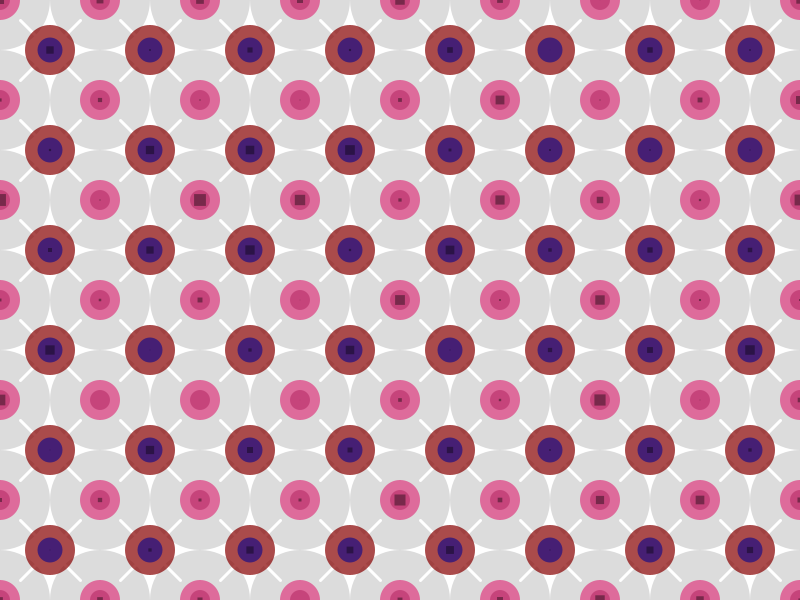
Frame 1 (no input)
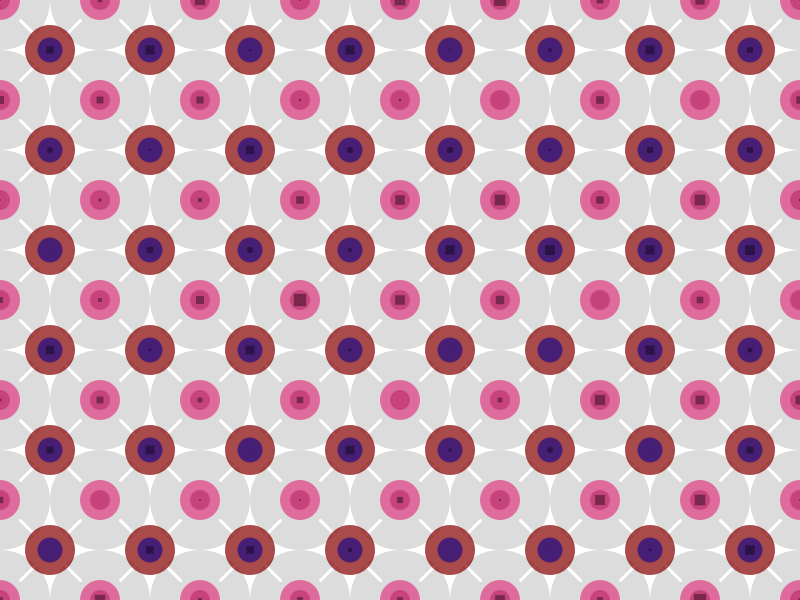
Frame 60 (the mouse pressed at the canvas centre just before this capture)
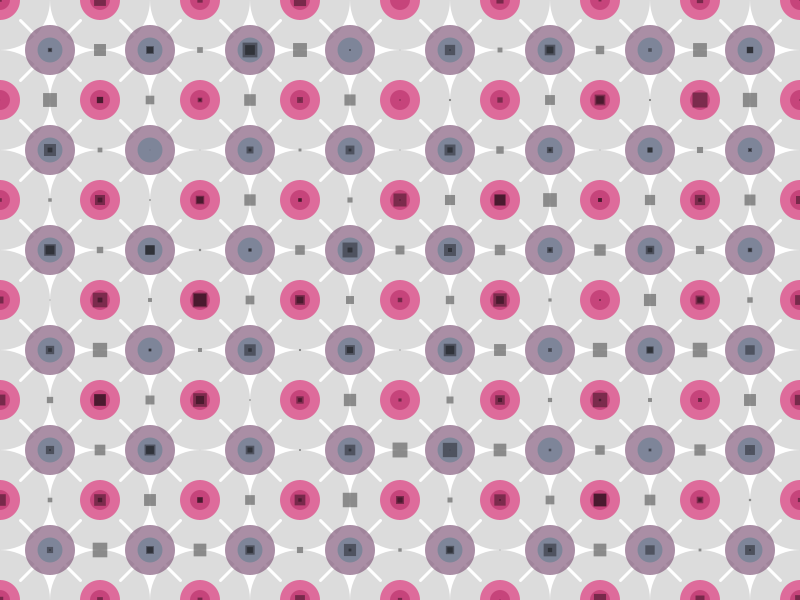
Frame 120 (the mouse held since frame 60 and released just before this capture)

The Processing sketch that drew these frames (run headless with seeded random() and noise(); from frame 60 on, the mouse is pressed at the canvas centre):

// Processing sketch: s05t00Javiera
// ── s05t00Javiera.pde
// Expresión Digital II - Diseño Digital - UDD - 2016
// Javiera Ramírez
// s05t00

int negro = color(0);
int blanco = color(255);

void setup () {
  size(800, 600);
  background(blanco);
  frameRate(20);
}

void draw () {
  background(255);
   
  for (int i = 0; i <= width; i += 100) {
    for (int h = 0; h <= height; h += 100) {
      circ(i, h, 100);
    }
  }
  
  for (int a = 50; a < width; a += 100) {
    for (int b = 50; b < height; b += 100) {
      linea(a, b);
  }
 }
 
  for (int x = 50; x < width; x += 100) {
    for (int y = 50; y < height; y += 100) {
      circ2(x, y, 50);
    }
  }
  
  for (int f = 50; f < width; f += 50){
    for (int g = 50; g < height; g += 50) {
      cuad(f, g);
  }
 }
}


void cuad (float posF, float posG) {
  float op = map(mouseY, 0, width, 0, 255);
  float r = random(15);
  rectMode(CENTER);
  fill(negro, op);
  rect(posF, posG, r, r);
}

void linea (float posA, float posB){
  strokeWeight (3);
  strokeCap (ROUND);
  stroke (blanco);
  line (posA-30, posB-30, posA+30, posB+30); 
  strokeWeight (3);
  strokeCap (ROUND);
  stroke (blanco);
  line (posA+30, posB-30, posA-30, posB+30); 
}

void circ(int posI, int posH, float tam) {
  noStroke();
  fill(220);
  ellipse(posI, posH, tam, tam);
  fill(222, 107, 155);
  ellipse(posI, posH, tam/2.5, tam/2.5);
  fill(198, 68, 123);
  ellipse(posI, posH, tam/5, tam/5);
  float r = random(tam/8);
  rectMode(CENTER);
  fill(negro, 100);
  rect(posI, posH, r, r);
}

void circ2(int posX, int posY, float tam) {
  float colorC = map(mouseY, 0, width, 0, 255);
  float colorB = map(mouseX, 0, width, 0, 255);
  noStroke();
  fill(134, colorC, colorB, 180);
  ellipse(posX, posY, tam, tam);
  fill(colorC, colorB, 144, 150);
  ellipse(posX, posY, tam/2, tam/2);
  float r = random(tam/5);
  rectMode(CENTER);
  fill(negro, 100);
  rect(posX, posY, r, r);
}
